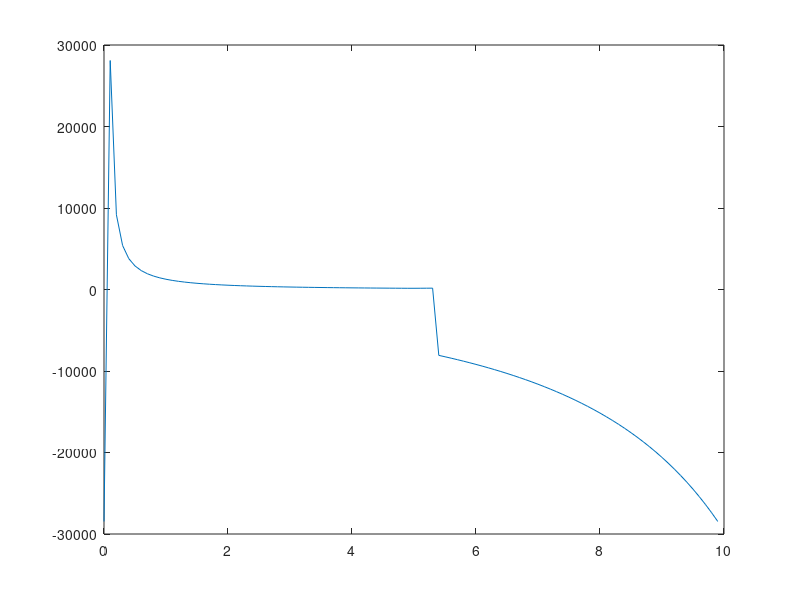

Reproduce this figure in MATLAB.
clc
clear

% Parameters
delta = 1;
H0 = 1;
L = 10;
Nx0 = 25;

% Compute Nx
Nx = 2*Nx0 * delta / H0;
Nx_full = 2 * Nx;

% Define Ny symmetric profile
Ny = zeros(1, Nx_full);
for i = 1:Nx
    Ny(i) = 2*Nx0 + i;
    Ny(Nx_full - i + 1) = 2*Nx0 + i;
end
Nx = Nx_full;

% Grid spacing
dx = L / Nx;
dy = delta * dx / (L / 2);
%% Coordinates at which concentrations should be evaluated
% x coordinates (cell centers)
x_conc = dx/2 : dx : L - dx/2;

% y coordinates stored in an array
for i=1:Nx
    y_conc(1,i)=dy/2;
    for j=2:Ny(i)
        y_conc(j,i)=y_conc(j-1,i)+dy;
    end
end
%% Coordinates at which the flowrate should be evaluated
% x coordinates (boundaries of the cells)
x_flow = 0 : dx : L;

 % y coordinates stored in an array
 for i=1:Nx
     y_flow(1,i)=0;
     for j=2:Ny(i)+1
         y_flow(j,i)=y_flow(j-1,i)+dy;
     end
 end

 H = max(y_flow, [], 1);

for i =1:1:Nx
    for j=1:1:Ny(i)
        Q(i,j) = 6 * H0 / ((H(i))^2 * ( - dy^2 / 2 + y_flow(i,j) * dy ...
            - dy^3 / (3 * H(i)) - (y_flow(i,j)^2 * dy) / H(i) ...
            + (y_flow(i,j) * dy^2) / H(i)));
    end
end
A=x_flow(1:end-1);
B=Q(:,3);
plot(A,B)
